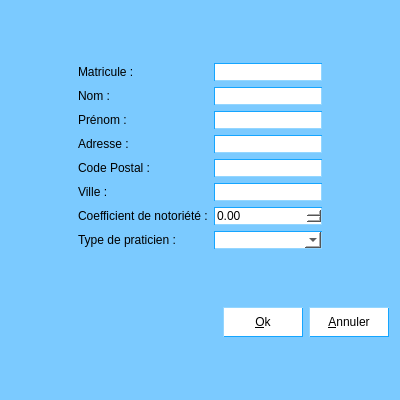
<?xml version="1.0" encoding="UTF-8"?>
<ui version="4.0">
 <class>DialogAjoutPraticien</class>
 <widget class="QDialog" name="DialogAjoutPraticien">
  <property name="geometry">
   <rect>
    <x>0</x>
    <y>0</y>
    <width>400</width>
    <height>400</height>
   </rect>
  </property>
  <property name="minimumSize">
   <size>
    <width>400</width>
    <height>400</height>
   </size>
  </property>
  <property name="maximumSize">
   <size>
    <width>400</width>
    <height>400</height>
   </size>
  </property>
  <property name="windowTitle">
   <string>Ajout praticien</string>
  </property>
  <property name="windowIcon">
   <iconset resource="mesImages.qrc">
    <normaloff>:/images/leLogo</normaloff>:/images/leLogo</iconset>
  </property>
  <property name="styleSheet">
   <string notr="true">background-color:rgb(123,202,255);</string>
  </property>
  <layout class="QGridLayout" name="gridLayout_2">
   <item row="0" column="0">
    <layout class="QHBoxLayout" name="horizontalLayout_2">
     <item>
      <spacer name="horizontalSpacer_2">
       <property name="orientation">
        <enum>Qt::Horizontal</enum>
       </property>
       <property name="sizeHint" stdset="0">
        <size>
         <width>40</width>
         <height>20</height>
        </size>
       </property>
      </spacer>
     </item>
     <item>
      <layout class="QGridLayout" name="gridLayout">
       <item row="0" column="0">
        <widget class="QLabel" name="label">
         <property name="text">
          <string>Matricule :</string>
         </property>
        </widget>
       </item>
       <item row="0" column="1">
        <widget class="QLineEdit" name="lineEditMatricule">
         <property name="styleSheet">
          <string notr="true">border-width:1px;
border-color: rgb(21, 165, 255);
border-style:inset;
background-color:white;</string>
         </property>
        </widget>
       </item>
       <item row="1" column="0">
        <widget class="QLabel" name="label_2">
         <property name="text">
          <string>Nom :</string>
         </property>
        </widget>
       </item>
       <item row="1" column="1">
        <widget class="QLineEdit" name="lineEditNom">
         <property name="styleSheet">
          <string notr="true">border-width:1px;
border-color: rgb(21, 165, 255);
border-style:inset;
background-color:white;</string>
         </property>
        </widget>
       </item>
       <item row="2" column="0">
        <widget class="QLabel" name="label_3">
         <property name="text">
          <string>Prénom :</string>
         </property>
        </widget>
       </item>
       <item row="2" column="1">
        <widget class="QLineEdit" name="lineEditPrenom">
         <property name="styleSheet">
          <string notr="true">border-width:1px;
border-color: rgb(21, 165, 255);
border-style:inset;
background-color:white;</string>
         </property>
        </widget>
       </item>
       <item row="3" column="0">
        <widget class="QLabel" name="label_4">
         <property name="text">
          <string>Adresse :</string>
         </property>
        </widget>
       </item>
       <item row="3" column="1">
        <widget class="QLineEdit" name="lineEditAdresse">
         <property name="styleSheet">
          <string notr="true">background-color:white;
border-width:1px;
border-color: rgb(21, 165, 255);
border-style:inset;</string>
         </property>
        </widget>
       </item>
       <item row="4" column="0">
        <widget class="QLabel" name="label_5">
         <property name="text">
          <string>Code Postal :</string>
         </property>
        </widget>
       </item>
       <item row="4" column="1">
        <widget class="QLineEdit" name="lineEditCP">
         <property name="styleSheet">
          <string notr="true">border-width:1px;
border-color: rgb(21, 165, 255);
border-style:inset;
background-color:white;</string>
         </property>
        </widget>
       </item>
       <item row="5" column="0">
        <widget class="QLabel" name="label_6">
         <property name="text">
          <string>Ville :</string>
         </property>
        </widget>
       </item>
       <item row="5" column="1">
        <widget class="QLineEdit" name="lineEditVille">
         <property name="styleSheet">
          <string notr="true">background-color:white;
border-width:1px;
border-color: rgb(21, 165, 255);
border-style:inset;</string>
         </property>
        </widget>
       </item>
       <item row="6" column="0">
        <widget class="QLabel" name="label_7">
         <property name="text">
          <string>Coefficient de notoriété :</string>
         </property>
        </widget>
       </item>
       <item row="6" column="1">
        <widget class="QDoubleSpinBox" name="doubleSpinBox">
         <property name="styleSheet">
          <string notr="true">background-color:white;
border-width:1px;
border-color: rgb(21, 165, 255);
border-style:inset;</string>
         </property>
        </widget>
       </item>
       <item row="7" column="0">
        <widget class="QLabel" name="label_8">
         <property name="text">
          <string>Type de praticien :</string>
         </property>
        </widget>
       </item>
       <item row="7" column="1">
        <widget class="QComboBox" name="comboBoxTypeAjout">
         <property name="styleSheet">
          <string notr="true">background-color:white;
border-width:1px;
border-color: rgb(21, 165, 255);
border-style:inset;</string>
         </property>
        </widget>
       </item>
      </layout>
     </item>
     <item>
      <spacer name="horizontalSpacer_3">
       <property name="orientation">
        <enum>Qt::Horizontal</enum>
       </property>
       <property name="sizeHint" stdset="0">
        <size>
         <width>40</width>
         <height>20</height>
        </size>
       </property>
      </spacer>
     </item>
    </layout>
   </item>
   <item row="1" column="0">
    <layout class="QHBoxLayout" name="horizontalLayout">
     <item>
      <spacer name="horizontalSpacer">
       <property name="orientation">
        <enum>Qt::Horizontal</enum>
       </property>
       <property name="sizeHint" stdset="0">
        <size>
         <width>40</width>
         <height>20</height>
        </size>
       </property>
      </spacer>
     </item>
     <item>
      <widget class="QPushButton" name="pushButtonOk">
       <property name="minimumSize">
        <size>
         <width>80</width>
         <height>30</height>
        </size>
       </property>
       <property name="styleSheet">
        <string notr="true">background-color:white;
border-width:1px;
border-color: rgb(21, 165, 255);
border-style:outset;</string>
       </property>
       <property name="text">
        <string>&amp;Ok</string>
       </property>
      </widget>
     </item>
     <item>
      <widget class="QPushButton" name="pushButtonAnnuler">
       <property name="minimumSize">
        <size>
         <width>80</width>
         <height>30</height>
        </size>
       </property>
       <property name="styleSheet">
        <string notr="true">background-color:white;
border-width:1px;
border-color: rgb(21, 165, 255);
border-style:outset;</string>
       </property>
       <property name="text">
        <string>&amp;Annuler</string>
       </property>
      </widget>
     </item>
    </layout>
   </item>
  </layout>
 </widget>
 <resources>
  <include location="mesImages.qrc"/>
 </resources>
 <connections/>
</ui>
